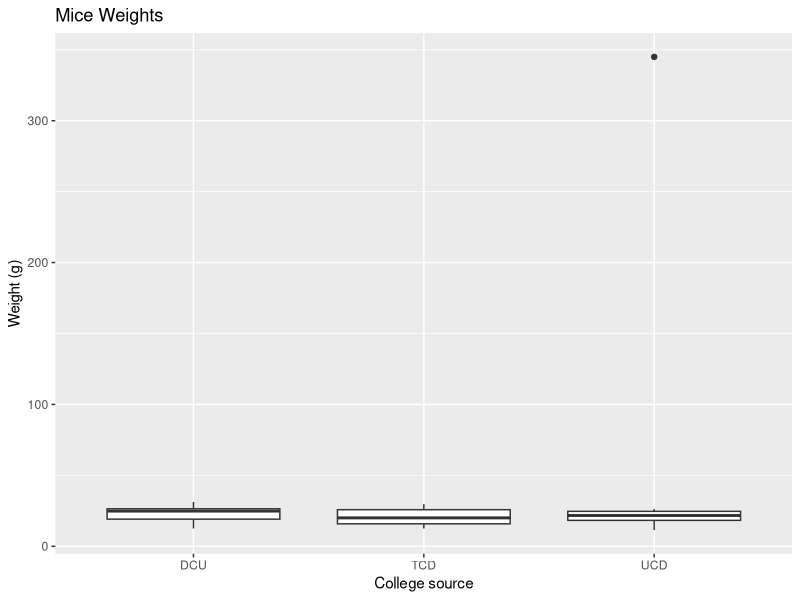
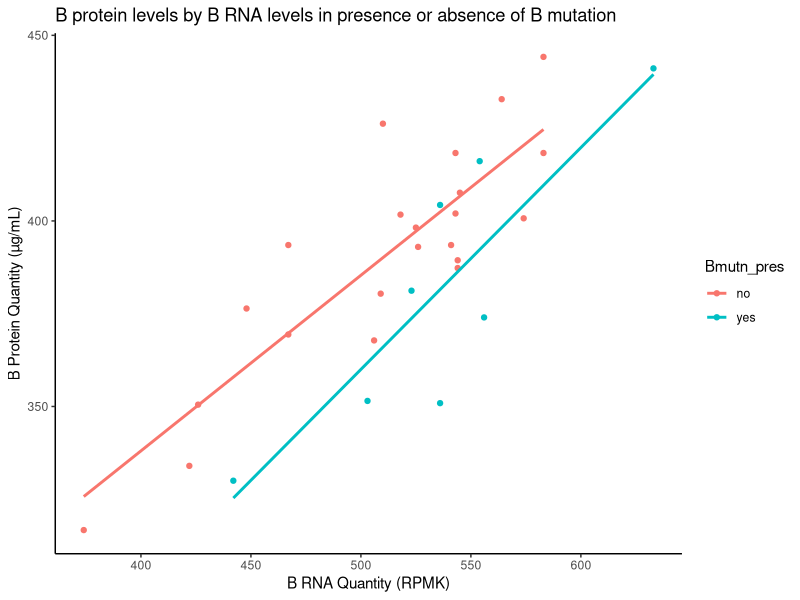
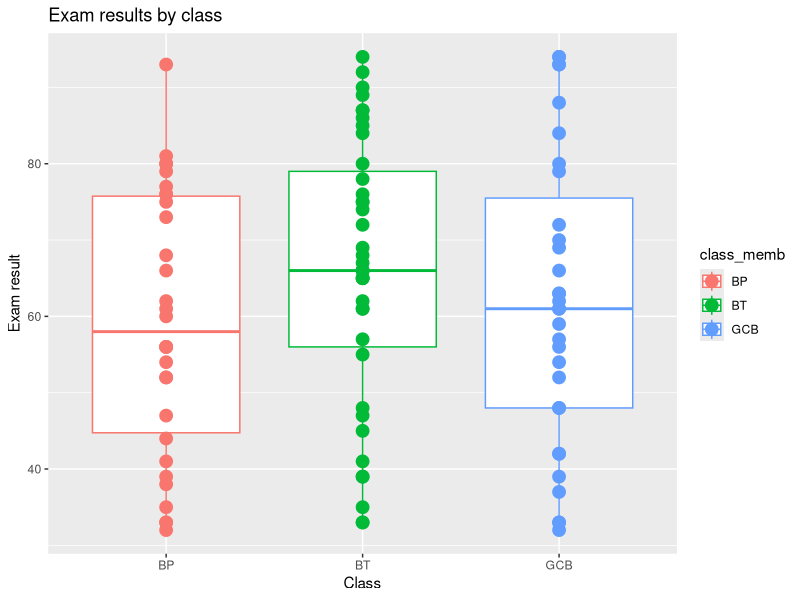
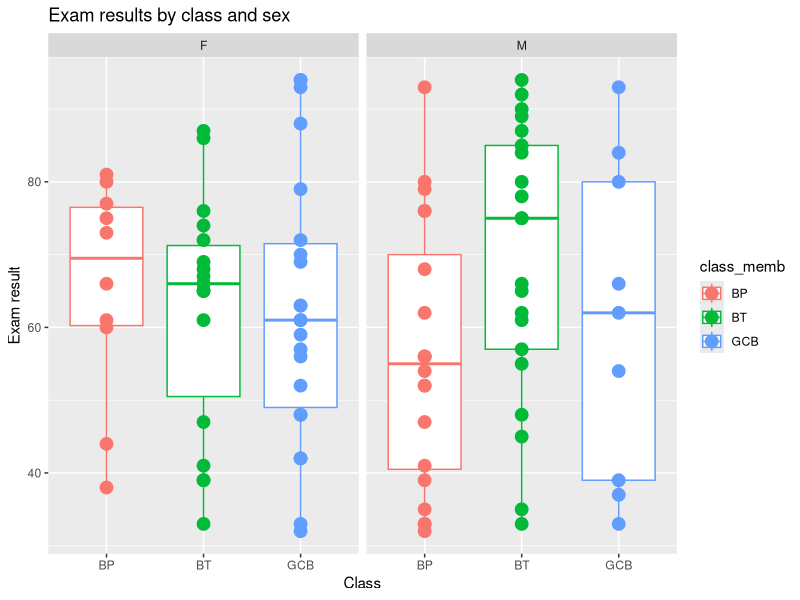
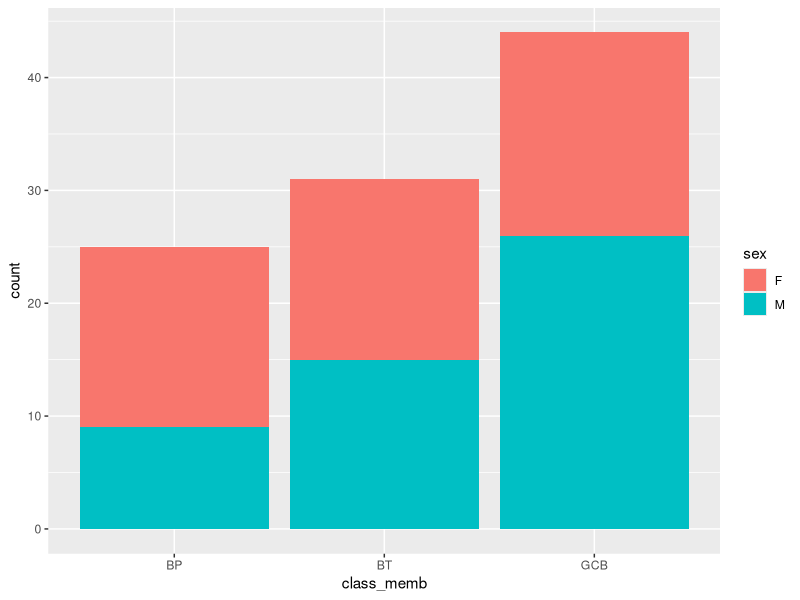
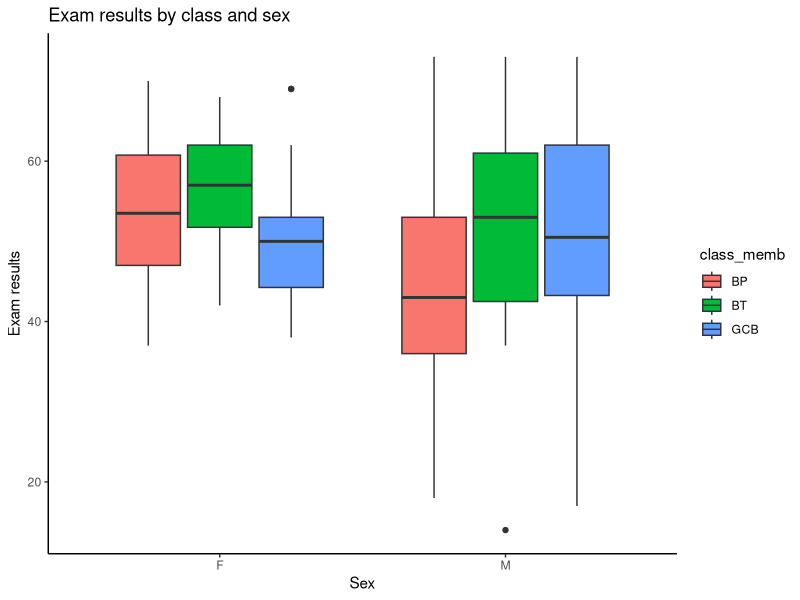
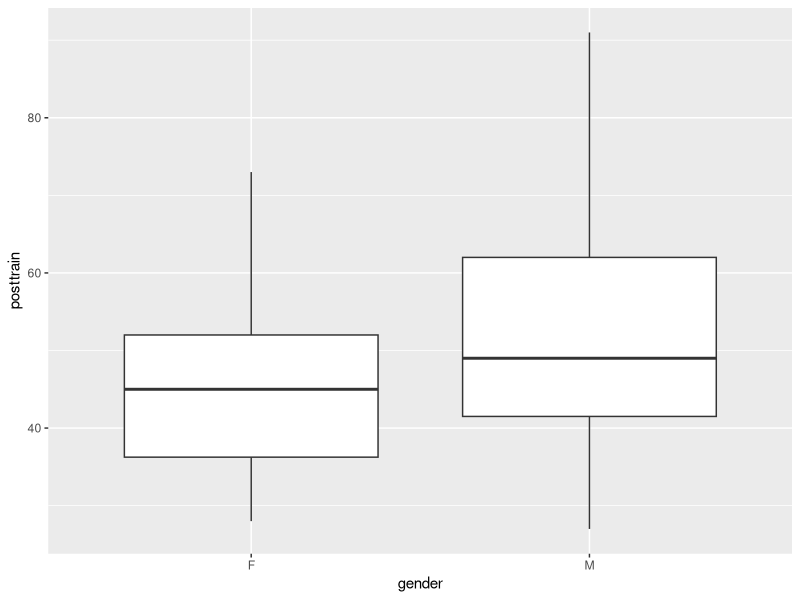
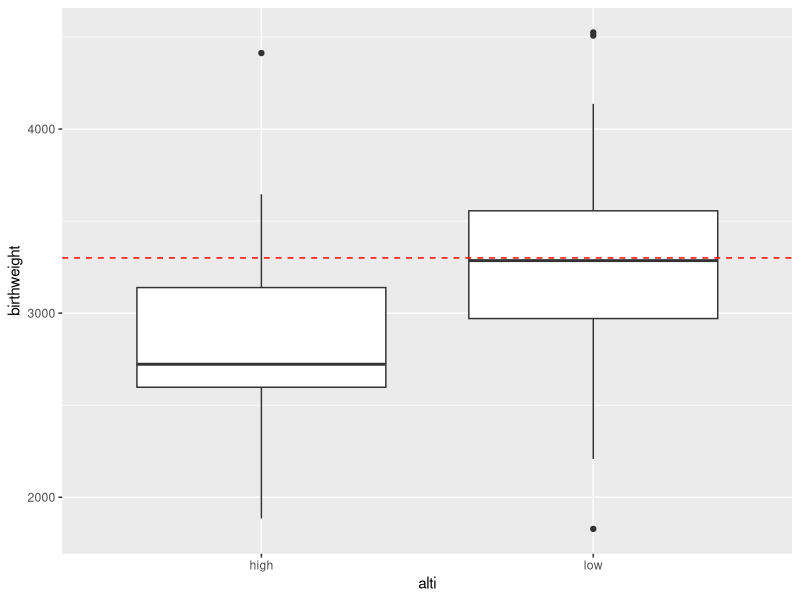

The R source for these figures, in order:
## ---- chunk 1
# A vector named Vector which starts with the number 69 and decreases by 7 at a time until it reaches the number 20
vector <- seq(69, 20, -7)
vector

# A vector named Values which contains all whole numbers from 16 to 38, repeated 7 times
values <- rep(16:38, 7)
values

# Which do you expect to be larger, the median of (Values multiplied by 47) or the maximum of (Vector multiplied by 2)?
# I expect the median of values multiplied by 47 to be larger. This is because the maximum of vector is 69, and 69 x 2 would only give 138. In comparison, I would estimate that the median of values is somewhere in the mid 20s, and this number multiplied by 47 would give a far larger number.

# Write code to answer the question above and comment if you were right or wrong
max(vector) * 2
# gives 138
median(values) * 47
# gives 1269
# I was right, median of values multiplied by 47 (1269) is larger than maximum of vector multiplied by 2 (138)
## ---- chunk 2
# set working directory
setwd("C:/Users/riang/Desktop/GCB2/STA1003Statistics/R")

# open file
mw <- read.csv(file="Mice_Weights.csv")

# Add a column to the data which is the mouse’s age in weeks
mw$ag_weeks <- floor(mw$ag_day / 7)

# Write a comment identifying whether any of the weights are obvious outliers to the rest of the data. If so find which college the outlier(s) were sourced from. If the data does contain outliers there is no need to remove or alter them before the next step
library(ggplot2)
ggplot(mw, aes(x= Coll_source, y = wgt_g)) + geom_boxplot() + labs(x = "College source", y = "Weight (g)", title = "Mice Weights")
# There is a very obvious outlier as seen in the mice weights data, a weight of 345g from UCD

# What is the median of the age in days of individuals who were sourced from DCU and were kept in a Tecniplast cage?
median(mw$ag_day[mw$Coll_source == "DCU" & mw$cage_manu == "Tecniplast"])
# gives 33 days

# What is the minimum of the weight of individuals who were sourced from UCD and were not kept in a Tecniplast cage?
min(mw$wgt_g[mw$Coll_source == "UCD" & mw$cage_manu != "Tecniplast"])
# gives 12.6 g
## ---- chunk 3
# open file
lr <- read.csv(file="Labrats.csv")

# Display the information in columns 3, 1 of rows 7, 17, 24, 48, 21 in the dataset in that order
lr[c(7,17,24,48,21), c(3,1)]

# Find the average of all male heart rate measurements
mean(lr$hrt_rt[lr$rat_sex == "M"])
# gives 414.2 bpm

# Find the five number summary of all weight measurements
fivenum(lr$wgt)
# gives 252.9, 272.5, 290.1, 302.8, 331.0

# Find the minimum of all blood glucose measurements less than 95
min(lr$gluc[lr$gluc < 95])
# gives 50 mg/dL
## ---- chunk 4
# open file
plotB <- read.csv(file="Data_for_plot_B.csv")

# Write code to recreate the following plot, making appropriate changes to axis labels to show units
ggplot(plotB, aes(x = B_RNA, y = B_prot, color = Bmutn_pres)) + geom_point() + labs(title = "B protein levels by B RNA levels in presence or absence of B mutation", x = "B RNA Quantity (RPMK)", y = "B Protein Quantity (µg/mL)") + geom_smooth(method = "lm", se = FALSE) + theme_classic()

# Add a comment here to say if you think there is any relationship between RNA levels and protein levels of gene B. If John has a higher RNA B expression level than Mary how would you expect their protein levels to compare?
# I think there is a relationship, which is evident from the scatter plot. As B RNA levels increase, B protein levels also increase. The two regression lines show a strong upward trend. If John had a higher RNA B expression level than Mary, John would also have a higher B protein level than Mary.

# Do you think the presence or absence of a mutation in gene B changes the relationship between the protein and RNA levels? If Tom and Harry have the same RNA levels but only Tom has the mutation do you expect their protein levels to be the same or different? 
# Yes, the presence of a mutation in gene B does change the relationship. If the mutation is present, the levels of B RNA are lower, so the levels of B protein produced are less. If the mutation is not present, the levels of B RNA are higher, so levels of B protein produced are higher.
## ---- chunk 5
# open file
plotG <- read.csv("Data_for_plot_G.csv")

# Write code to recreate the following plots
ggplot(plotG, aes(x = class_memb, y = exam, colour = class_memb)) + geom_boxplot() + labs(x="Class", y="Exam result", title="Exam results by class") + geom_point(size=4)

ggplot(plotG, aes( x = class_memb, y = exam, colour = class_memb)) + geom_boxplot() + facet_wrap(~sex) + labs(x="Class", y="Exam result", title="Exam results by class and sex") + geom_point(size=4)

# From the plot who has the higher median exam results, boys in GCB or girls in BT? Explain your thinking based on the plot and then find the answer
# From the plot, we can see the median exam results of girls in BT are higher than boys in GCB. This is because the median line of the girls in BT box plot is higher than the median line of the boys in GCB box plot.
median(plotG$exam[plotG$sex == "M" & plotG$class_memb == "GCB"])
# gives 62
median(plotG$exam[plotG$sex == "F" & plotG$class_memb == "BT"])
# gives 66
# median results of girls in BT is indeed higher
## ---- chunk 6
# open file
plotE <- read.csv("Data_for_plot_E.csv")

# Write code to recreate the following plots
ggplot(plotE, aes(x = class_memb, fill = sex)) + geom_bar()

ggplot(plotE, aes(x = sex, y = exam, fill = class_memb)) + geom_boxplot() + theme_classic() + labs(x="Sex", y="Exam results", title="Exam results by class and sex")

# From the second plot are there any exam results which were extremely high or low for their group? If so name the class and sex of the individual(s) with these unusual marks.
# Yes there is, there are two outliers shown in the plot. These individuals are a female in GCB who scored extremely high, and a male in BT who scored extremely low.
## ---- chunk 7
# A normal distribution has a mean of 191 and standard deviation of 58.8.
# Comment if you think the the proportion of the population with a measurement bigger than 136.5 will be bigger or smaller than 50% and why you think so
# Since 136.5 is below the mean of 191, more than 50% of the population will have measurements greater than 136.5.

# Comment if you think the proportion of the population smaller than 262.3 will be bigger or smaller than 50% and why you think so .
# Since 262.3 is above the mean of 191, more than 50% of the population will fall below 262.3.

# Write code to calculate the two proportions and see if you were right
1- pnorm(136.5, 191, 58.8)
# 82.3% of the population have a measurement bigger than 136.5
pnorm(262.3, 191, 58.8)
# 88.7% of the population have a measurement smaller than 262.3

# The biggest 20% of the population are all bigger than what cutoff value?
qnorm(0.8, 191, 58.8)
# The biggest 20% of the population are all bigger than 240.4873
## ---- chunk 8
# open file
VO2data <- read.csv("VO2max_fileC.csv")

# Are men’s average VO2max values after training higher than women’s average VO2max values after training at 5% significance? NOTE you may need to remove the people who did not give a gender before making the comparison
# Remember to visualise the data, give your educated guess based on the image, hypotheses and decision.
# Remove rows with missing gender
VO2clean <- VO2data[VO2data$gender != "n/a",]

# visualise the data and educated guess
ggplot(VO2clean, aes(x = gender, y = posttrain)) + geom_boxplot()
# I would guess that after visualising the data, that mens average VO2max values after training would be higher than women's average VO2max values after training.

# hypotheses
# H₀ - Men's average VO2 max values after training are equal to or less than women's average VO2max values after training
# Hₐ - Men's average VO2 max values after training are higher than women's average VO2max values after training


# make two datasets, one for M and F
VO2M <- VO2clean$posttrain[VO2clean$gender == "M"]
VO2F <- VO2clean$posttrain[VO2clean$gender == "F"]

# do a t-test
t.test(VO2M, VO2F, alternative = "greater")
# gives p value = 0.03147
# Decision - as the p value of 0.03147 < 0.05, the null hypothesis is rejected. Men's average VO2 max values after training are higher than women's average VO2max values after training.

## ---- chunk 9
# open file
bw <- read.csv("Birthweights.csv")

# What is the average birthweight of a baby born at low altitude? What is the average birthweight of a baby born at high altitude?
mean(bw$birthweight[bw$alti == "low"])
# low - 3250.983
mean(bw$birthweight[bw$alti == "high"])
# high - 2857.775

# Does this data support the idea that babies born at high altitude have a lower birthweight than the national average of 3.3kg?
# Remember to visualise the data, give your educated guess based on the image, hypotheses and decision.
# visualise data
ggplot(bw, aes(x=alti, y=birthweight)) + geom_boxplot() + geom_hline(yintercept = 3300, linetype = "dashed", color = "red")
# educated guess based on image - Yes, it can be seen from the boxplot that most babies born at low altitude have birth weights below the dashed line, which represents the national average.
# hypotheses
# H₀ - There is no difference in the birthweight of babies born at low atltitude and the national average
# Hₐ - The birthweight of babies born at high altitude is lower than the national average

# subset for high alti births
highalt <- subset(bw, alti == "high")
# perform t-test
t.test(highalt$birthweight, mu = 3300, alternative = "less")
# gives p = 1.278e-06
# decision - as p < 0.05, the null hypothesis is rejected. This means that the birthweight of babies born at high altitude is lower than the national average.

# Comment to give another hypothesis it would be possible to test using this dataset, you do not need to code for it, simply give the null and alternative hypotheses
# H₀ - Maternal age has no effect on the birth weight of a newborn baby boy
# Hₐ - Maternal age significantly effects the birth weight of a newborn baby boy
## ---- chunk 10
# A scientist performs a two tailed t test at 5% significance to distinguish between healthy mice with a mean blood Protein Y concentration of 32 ug/dL and sick mice with a mean Protein Y concentration of 19.8 ug/dL and a standard deviation in both distributions of 7.9
# What number of mice would she need to test in each sample to get a power of 80%?
# values for power t-test
healthymean <- 32
sickmean <- 19.8
micesd <- 7.9
meandiff <- healthymean - sickmean

# conduct power t-test
power.t.test(delta = meandiff, sd = micesd, sig.level = 0.05, power = 0.8, type = "two.sample", alternative = "two.sided")
# gives n = 7.672566
# as n isnt a whole number, round up to next whole number -> 8 mice would be needed in each sample to get a power of 80%

# Write code to perform 1000 experiments in which that sample size of mice are generated from each distribution and the test performed
# create an empty vector
pvals <- c()
n <- 8

# create loop for 1000 mice experiments
for (i in 1:1000) {
  healthy <- rnorm(n, mean = healthymean, sd = micesd)
  sick <- rnorm(n, mean = sickmean, sd = micesd)
  test <- t.test(healthy, sick, var.equal = TRUE)
  pvals[i] <- test$p.value
}

#How many of those pvalues are <0.05?
length(pvals[pvals<0.05])
# has given me 806

# Comment on how many of the tests are significant at a 5% significance and how this compares to what you expect
# After running the code, I got the result that 806 tests were significant at 5% significance. Since the power is 80%, it would be expected that around 800 of the tests would be significant. My result of 806 matches up to this expected number of tests.

# If the sample size remained the same but the test was changed to a one tailed t test at 5% significance would the power increase or decrease?
power.t.test(delta = meandiff, sd = micesd, sig.level = 0.05, n = 8, type = "two.sample", alternative = "one.sided")
# Answer - Power increased, went up to 0.9013765
# Explanation - Increases power because concentrating the entire rejection region in one tail reduces the critical value needed to reject the null hypothesis in the expected direction
# If the sample size remained the same and the test remained a two tailed t test but changed to 10% significance would the power increase or decrease?
power.t.test(delta = meandiff, sd = micesd, sig.level = 0.10, n = 8, type = "two.sample", alternative = "two.sided")
# Answer - Power increased, went up to 0.9013765
# Explanation - Increases power because enlarging the rejection region lowers the threshold for significance, making true effects more likely to be detected


## ---- chunk 11
# A normal distribution has a mean of 62 and standard deviation of 6.9. Recreate the following plot, shading the area less than 46.8 or greater than 70.3 in blue and editing the title to add the calculated proportion of the population in the shaded area

# data for curve
x <- seq(40, 85, length.out = 400)
normaldist <- data.frame(x = x, y = dnorm(x, 62, 6.9))

# calculate the tail proportion
prop <- pnorm(46.8, 62, 6.9) + (1 - pnorm(70.3, 62, 6.9))
prop
# gives 0.1283087 -> 12.83%

# data for shading
lower <- subset(normaldist, x <= 46.8)

upper <- subset(normaldist, x >= 70.3)


# create plot
ggplot(normaldist, aes(x, y)) + geom_line() + geom_area(data = lower, aes(x, y), fill = "blue") + geom_area(data = upper, aes(x, y), fill = "blue") + labs(title = "12.83% of population more extreme than limits", x = "", y = "") + theme_classic()

## ---- chunk 12
# Before writing any code write a comment stating which you expect to be larger:
# the proportion of a distribution with mean 588 and standard deviation of 82.2 which is smaller than 521.5 or the proportion of a distribution with mean 416 and standard deviation of 34.9 which is smaller than 481?
# Answer - I expect the second proportion (from the distribution with mean 416 and SD 34.9) to be larger, because 481 is above its mean, so most of the distribution lies below it. In contrast, 521.5 is below the mean of 588, so less than half of that distribution falls below it.

#Write code to check which proportion is actually larger and give the proportions as percentages of the population
# calculate proportions
prop1 <- pnorm(521.5, mean = 588, sd = 82.2) * 100
prop2 <- pnorm(481, mean = 416, sd = 34.9) * 100
prop1
# gives 20.93%
prop2
# gives 96.87%
# I was correct, the second proportion was larger at 96.87% of the population, while the first proportion was only 20.93% of the population
# For the distribution with mean 588 and standard deviation of 82.2 the largest 33% of the population are all bigger than what value?
prop3 <- qnorm(0.67, mean = 588, sd = 82.2, 0.33)
prop3
# gives 551.8391, the largest 33% of the population are bigger than 551.8391
## ---- chunk 13
# open file
VO2A <- read.csv("VO2max_fileA.csv")

# Do participant’s VO2 max values increase after training at 5% significance?
# Remember to visualise the data, give your educated guess, hypotheses and decision.
# visualise data by creating a boxplot

ggplot(VO2A) +
  geom_boxplot(aes(x = 1, y = untrained), fill = "blue") +
  geom_boxplot(aes(x = 2, y = posttrain), fill = "red") +
  scale_x_continuous(breaks = c(1, 2), labels = c("Untrained", "Post-Training")) +
  labs(x = "", y = "VO2max (mL/kg/min)", title = "VO2max: Pre vs Post Training") +
  theme_minimal()

# educated guess - I think that participant's VO2max values do increase after training, as the post-training boxplot clearly shows higher values than the untrained boxplot.

# hypotheses
# H₀ - There is no difference between VO2max values before and after training
# Hₐ - Participants VO2max values do increase after training 

# perform t-test
t.test(VO2A$posttrain, VO2A$untrained, paired = TRUE, alternative = "greater")
# gives p = 2.2e-16, which is much less than 0.05
# Decision - As p < 0.05, the null hypothesis is rejected, and my educated guess is proven. The VO2 max values of participants do increase after training.

## ---- chunk 14
# open file
VO2E <- read.csv("VO2max_fileE.csv")

# VO2 max values can vary with fitness and activity levels, anyone above 55 ml/kg/min (male) or above 50 ml/kg/min (female) is likely to be a highly trained athlete. How many people fall within this category before training?
# create vectors of VO2max values of untrained athletes by gender
athleteM <- VO2E$untrained[VO2E$gender == "M" & VO2E$untrained > 55]
athleteF <- VO2E$untrained[VO2E$gender == "F" & VO2E$untrained > 50]
# use length() to count how many athletes
length(athleteM) + length(athleteF)
# gives 19 athletes

# Do participant’s VO2 max values increase after training at 5% significance? Remember to visualise the data, give your informed guess, hypotheses, and decision

ggplot(VO2E) +
  geom_boxplot(aes(x = 1, y = untrained), fill = "green") +
  geom_boxplot(aes(x = 2, y = posttrain), fill = "orange") +
  scale_x_continuous(breaks = c(1, 2), labels = c("Untrained", "Post-Training")) +
  labs(x = "", y = "VO2max (mL/kg/min)", title = "VO2max: Pre vs Post") +
  theme_minimal()

# educated guess - I think that participant's VO2max values do increase after training, as the post-training boxplot clearly shows higher values than the untrained boxplot.

# hypotheses
# H₀ - There is no difference between VO2max values before and after training
# Hₐ - Participants VO2max values do increase after training 

# perform t-test
t.test(VO2E$posttrain, VO2E$untrained, paired = TRUE, alternative = "greater")
# gives p = 2.2e-16, which is much less than 0.05
# Decision - As p < 0.05, the null hypothesis is rejected, and my educated guess is proven. The VO2 max values of participants do increase after training.
## ---- chunk 15
# Healthy people have a normally distributed protein X concentration with a mean of 83, sick people have a mean of 66.9, both have a standard deviation of 7. Recreate the following plot
# create datasets
healthy <- rnorm(1000, 83, 7)
sick <- rnorm(1000, 66.9, 7)

ggplot(data.frame(x = c(45, 105)), aes(x)) + 
  stat_function(fun = dnorm, args = list(mean = 83, sd = 7), col='blue') +
  stat_function(fun = dnorm, args = list(mean = 66.9, sd = 7), col='red') + theme_classic() + labs(
    x="Protein X Concentration", y="", 
    title = "Distributions of Protein X in healthy people\n(mean = 83) and sick people (mean = 66.9)" ) + scale_y_continuous(labels = NULL) + theme(axis.ticks.y = element_blank()) + scale_x_continuous(breaks = c(60, 80, 100))

# Using a test of protein X in the blood anybody with a protein X concentration lower than 76.56 is declared sick. Create a plot based on the one above but which also shades the portion of the sick population who will be falsely declared healthy blue.
# create data frame for shading false negatives
declaredhealthy <- seq(76.56, 105, length.out = 500)
falseneg <- dnorm(declaredhealthy, mean = 66.9, sd = 7)
shaded <- data.frame(declaredhealthy, falseneg)

# using previous plot, use geom area to shade in area of sick people falsely declared healthy
ggplot(data.frame(x = c(45, 105)), aes(x)) + 
  stat_function(fun = dnorm, args = list(mean = 83, sd = 7), col='blue') +
  stat_function(fun = dnorm, args = list(mean = 66.9, sd = 7), col='red') + geom_area(data = shaded, aes(x = declaredhealthy, y = falseneg), fill = "blue", alpha = 0.3) + theme_classic() + labs(
    x="Protein X Concentration", y="", 
    title = "Distributions of Protein X in healthy people\n(mean = 83) and sick people (mean = 66.9)" ) + scale_y_continuous(labels = NULL) + theme(axis.ticks.y = element_blank()) + scale_x_continuous(breaks = c(60, 80, 100))


# Use code to predict the power of this test for a single person. Does this bear any relationship to the shaded area in the second plot?
power <- pnorm(76.56, 66.9, 7)
power
# power = 0.9162067, or 91.6%

# what % of sick people lie in the shaded area
falsenegrate <- 1 - power
falsenegrate
# gives 0.08379332, or 8.4%

# Power of this test does bear a relationship to the shaded area. The power of this test, being 91.6%, is the amount of sick people who will be declared sick. The shaded area under the sick curve represents sick people who have been falsely declared healthy. The percentage of sick people within this area can be calculated by doing 1 - power, which gives 8.4%. So by knowing the power of the test, the false negative rate can then also be calculated.
